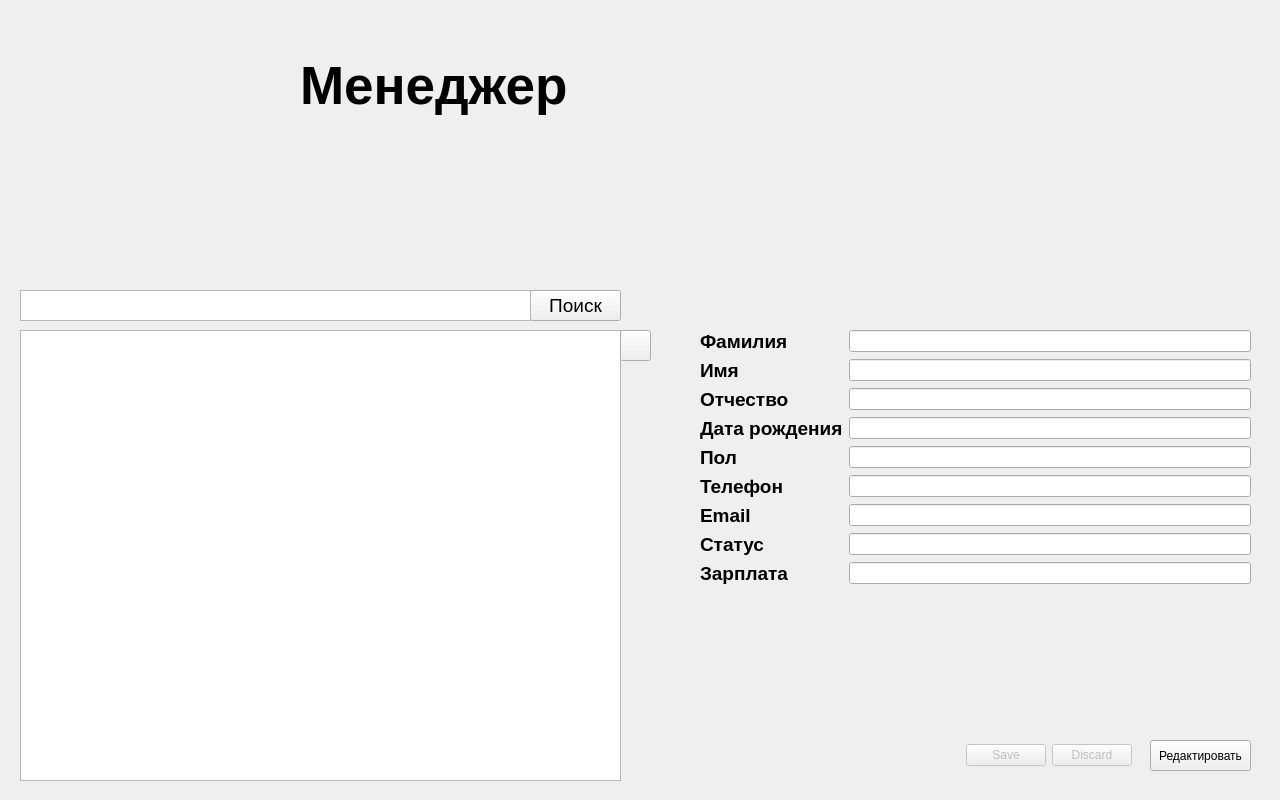
<?xml version="1.0" encoding="UTF-8"?>
<ui version="4.0">
 <class>Managers</class>
 <widget class="QWidget" name="Managers">
  <property name="geometry">
   <rect>
    <x>0</x>
    <y>0</y>
    <width>1280</width>
    <height>800</height>
   </rect>
  </property>
  <property name="windowTitle">
   <string>Form</string>
  </property>
  <widget class="QLabel" name="label_pageManagers">
   <property name="geometry">
    <rect>
     <x>0</x>
     <y>0</y>
     <width>1280</width>
     <height>800</height>
    </rect>
   </property>
   <property name="text">
    <string/>
   </property>
   <property name="pixmap">
    <pixmap>Images/fon_end.png</pixmap>
   </property>
   <property name="indent">
    <number>-1</number>
   </property>
  </widget>
  <widget class="QLabel" name="labAvatar">
   <property name="geometry">
    <rect>
     <x>870</x>
     <y>60</y>
     <width>227</width>
     <height>242</height>
    </rect>
   </property>
   <property name="text">
    <string/>
   </property>
   <property name="pixmap">
    <pixmap>Images/Photo.png</pixmap>
   </property>
  </widget>
  <widget class="QWidget" name="formLayoutWidget_2">
   <property name="geometry">
    <rect>
     <x>700</x>
     <y>330</y>
     <width>551</width>
     <height>311</height>
    </rect>
   </property>
   <layout class="QFormLayout" name="formLayout">
    <item row="0" column="0">
     <widget class="QLabel" name="lab_Lastname">
      <property name="font">
       <font>
        <pointsize>14</pointsize>
        <weight>75</weight>
        <bold>true</bold>
       </font>
      </property>
      <property name="text">
       <string>Фамилия</string>
      </property>
     </widget>
    </item>
    <item row="0" column="1">
     <widget class="QLineEdit" name="line_Lastname"/>
    </item>
    <item row="1" column="0">
     <widget class="QLabel" name="lab_Firstname">
      <property name="font">
       <font>
        <pointsize>14</pointsize>
        <weight>75</weight>
        <bold>true</bold>
       </font>
      </property>
      <property name="text">
       <string>Имя</string>
      </property>
     </widget>
    </item>
    <item row="1" column="1">
     <widget class="QLineEdit" name="line_Firstname"/>
    </item>
    <item row="2" column="0">
     <widget class="QLabel" name="lab_Patronymic">
      <property name="font">
       <font>
        <pointsize>14</pointsize>
        <weight>75</weight>
        <bold>true</bold>
       </font>
      </property>
      <property name="text">
       <string>Отчество</string>
      </property>
     </widget>
    </item>
    <item row="2" column="1">
     <widget class="QLineEdit" name="line_Patronymic"/>
    </item>
    <item row="3" column="0">
     <widget class="QLabel" name="lab_Age">
      <property name="font">
       <font>
        <pointsize>14</pointsize>
        <weight>75</weight>
        <bold>true</bold>
       </font>
      </property>
      <property name="text">
       <string>Дата рождения</string>
      </property>
     </widget>
    </item>
    <item row="3" column="1">
     <widget class="QLineEdit" name="line_Age"/>
    </item>
    <item row="4" column="0">
     <widget class="QLabel" name="lab_Sex">
      <property name="font">
       <font>
        <pointsize>14</pointsize>
        <weight>75</weight>
        <bold>true</bold>
       </font>
      </property>
      <property name="text">
       <string>Пол</string>
      </property>
     </widget>
    </item>
    <item row="4" column="1">
     <widget class="QLineEdit" name="line_Sex"/>
    </item>
    <item row="5" column="0">
     <widget class="QLabel" name="lab_Phone">
      <property name="font">
       <font>
        <pointsize>14</pointsize>
        <weight>75</weight>
        <bold>true</bold>
       </font>
      </property>
      <property name="text">
       <string>Телефон</string>
      </property>
     </widget>
    </item>
    <item row="5" column="1">
     <widget class="QLineEdit" name="line_Phone"/>
    </item>
    <item row="6" column="0">
     <widget class="QLabel" name="lab_Email">
      <property name="font">
       <font>
        <pointsize>14</pointsize>
        <weight>75</weight>
        <bold>true</bold>
       </font>
      </property>
      <property name="text">
       <string>Email</string>
      </property>
     </widget>
    </item>
    <item row="6" column="1">
     <widget class="QLineEdit" name="line_Email"/>
    </item>
    <item row="7" column="0">
     <widget class="QLabel" name="lab_Status">
      <property name="font">
       <font>
        <pointsize>14</pointsize>
        <weight>75</weight>
        <bold>true</bold>
       </font>
      </property>
      <property name="text">
       <string>Статус</string>
      </property>
     </widget>
    </item>
    <item row="7" column="1">
     <widget class="QLineEdit" name="line_Status"/>
    </item>
    <item row="8" column="0">
     <widget class="QLabel" name="lab_Salary">
      <property name="font">
       <font>
        <pointsize>14</pointsize>
        <weight>75</weight>
        <bold>true</bold>
       </font>
      </property>
      <property name="text">
       <string>Зарплата</string>
      </property>
     </widget>
    </item>
    <item row="8" column="1">
     <widget class="QLineEdit" name="line_Salary"/>
    </item>
   </layout>
  </widget>
  <widget class="QPushButton" name="buttonSearch">
   <property name="geometry">
    <rect>
     <x>530</x>
     <y>290</y>
     <width>91</width>
     <height>31</height>
    </rect>
   </property>
   <property name="font">
    <font>
     <pointsize>14</pointsize>
    </font>
   </property>
   <property name="text">
    <string>Поиск</string>
   </property>
  </widget>
  <widget class="QTableView" name="tableManagers">
   <property name="geometry">
    <rect>
     <x>20</x>
     <y>330</y>
     <width>601</width>
     <height>451</height>
    </rect>
   </property>
  </widget>
  <widget class="QTextEdit" name="textSearch">
   <property name="geometry">
    <rect>
     <x>20</x>
     <y>290</y>
     <width>511</width>
     <height>31</height>
    </rect>
   </property>
  </widget>
  <widget class="QPushButton" name="buttonAdd">
   <property name="geometry">
    <rect>
     <x>620</x>
     <y>330</y>
     <width>31</width>
     <height>31</height>
    </rect>
   </property>
   <property name="cursor">
    <cursorShape>PointingHandCursor</cursorShape>
   </property>
   <property name="toolTip">
    <string>Добавить</string>
   </property>
   <property name="text">
    <string/>
   </property>
   <property name="icon">
    <iconset>
     <normaloff>Images/Add_end.png</normaloff>Images/Add_end.png</iconset>
   </property>
   <property name="iconSize">
    <size>
     <width>31</width>
     <height>31</height>
    </size>
   </property>
  </widget>
  <widget class="QPushButton" name="buttonEdit">
   <property name="geometry">
    <rect>
     <x>1150</x>
     <y>740</y>
     <width>101</width>
     <height>31</height>
    </rect>
   </property>
   <property name="text">
    <string>Редактировать</string>
   </property>
  </widget>
  <widget class="QDialogButtonBox" name="buttonBoxSubmitCancel">
   <property name="enabled">
    <bool>false</bool>
   </property>
   <property name="geometry">
    <rect>
     <x>940</x>
     <y>740</y>
     <width>192</width>
     <height>31</height>
    </rect>
   </property>
   <property name="standardButtons">
    <set>QDialogButtonBox::Discard|QDialogButtonBox::Save</set>
   </property>
  </widget>
  <widget class="QLabel" name="labelManagers">
   <property name="enabled">
    <bool>true</bool>
   </property>
   <property name="geometry">
    <rect>
     <x>300</x>
     <y>10</y>
     <width>381</width>
     <height>151</height>
    </rect>
   </property>
   <property name="font">
    <font>
     <pointsize>40</pointsize>
     <weight>75</weight>
     <bold>true</bold>
    </font>
   </property>
   <property name="text">
    <string>Менеджер</string>
   </property>
  </widget>
 </widget>
 <resources/>
 <connections/>
</ui>
